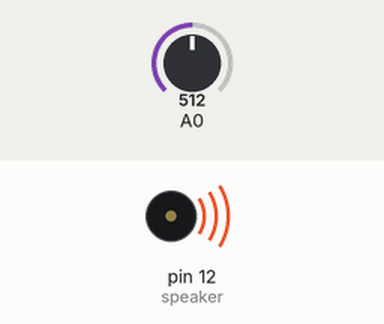
Simulated run of this sketch. Board: Arduino Uno, built with avr-gcc and run on an emulated ATmega328P. On the bench: buzzer (waves = sounding). The inputs (shaded band) are chosen by the test bench; at power-on: A0 = 512. What the sketch prints to the serial monitor is not drawn.

Above: at 0.1 s.
Timing chart, 0 to 1.6 s (numbered marks = the images above):
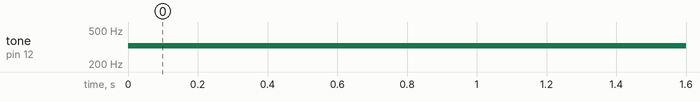

Measured:
- by itself, tone on pin 12 (speaker): silent → 328 Hz at 0.00 s

The sketch:

fotoPiezo.ino
```cpp
int speaker=12;
int foto=0;


void setup() {
  // put your setup code here, to run once:
 Serial.begin(9600) ;
}

void loop() {
  // put your main code here, to run repeatedly:
  int lect=analogRead(A0);
  Serial.println(lect);
  int pitch=200+lect/4;
  tone(speaker,pitch);
}
```
